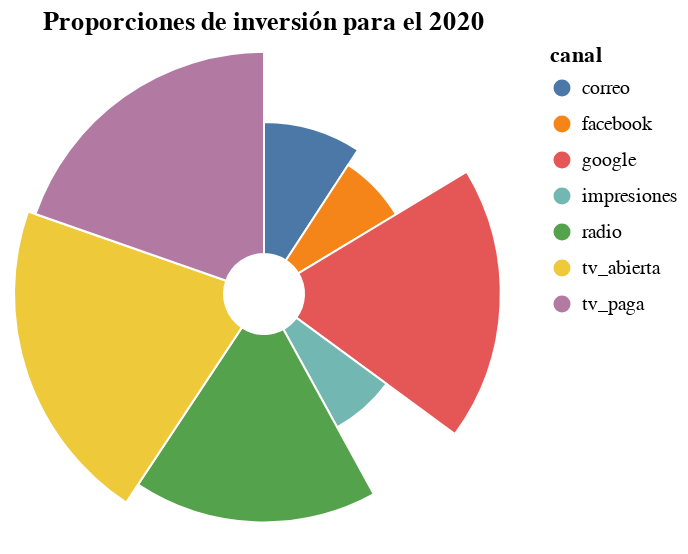

Notebook code for this chart:
### Code cell
composition_year(2020, 'Proporciones de inversión para el 2020')

### Figure 1 — Vega-Lite specification as saved in the notebook (floating-point values rounded to 4 significant figures)
{"config": {"view": {"continuousWidth": 400, "continuousHeight": 300, "strokeWidth": 0}}, "data": {"name": "data-40988037f004b024108b4ba75d96b4b0"}, "mark": {"type": "arc", "innerRadius": 20, "stroke": "#fff"}, "encoding": {"color": {"field": "canal", "type": "nominal"}, "radius": {"field": "PercentOfTotal", "scale": {"rangeMin": 10, "scheme": "dark2", "type": "sqrt", "zero": true}, "type": "quantitative"}, "theta": {"field": "PercentOfTotal", "stack": true, "type": "quantitative"}, "tooltip": [{"field": "PercentOfTotal", "format": ".2f", "title": "Proporción:", "type": "quantitative"}, {"field": "inversion", "format": "~s", "title": "Inversión:", "type": "quantitative"}]}, "height": 250, "title": "Proporciones de inversión para el 2020", "transform": [{"joinaggregate": [{"op": "sum", "field": "inversion", "as": "TotalInvestment"}]}, {"calculate": "datum.inversion / datum.TotalInvestment", "as": "PercentOfTotal"}], "width": 250, "$schema": "https://vega.github.io/schema/vega-lite/v4.17.0.json", "datasets": {"data-40988037f004b024108b4ba75d96b4b0": [{"canal": "correo", "inversion": 102800.0}, {"canal": "facebook", "inversion": 80210.0}, {"canal": "google", "inversion": 209200.0}, {"canal": "impresiones", "inversion": 77610.0}, {"canal": "radio", "inversion": 193300.0}, {"canal": "tv_abierta", "inversion": 235500.0}, {"canal": "tv_paga", "inversion": 219700.0}]}}
